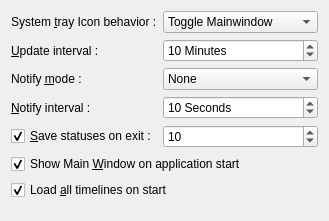
<ui version="4.0" >
 <class>prefs_base</class>
 <widget class="QWidget" name="prefs_base" >
  <property name="geometry" >
   <rect>
    <x>0</x>
    <y>0</y>
    <width>329</width>
    <height>221</height>
   </rect>
  </property>
  <layout class="QGridLayout" >
   <item row="1" column="0" >
    <widget class="QLabel" name="label" >
     <property name="text" >
      <string>&amp;Update interval :</string>
     </property>
     <property name="buddy" >
      <cstring>kcfg_updateInterval</cstring>
     </property>
    </widget>
   </item>
   <item row="1" column="1" colspan="2" >
    <widget class="KIntSpinBox" name="kcfg_updateInterval" >
     <property name="suffix" >
      <string> Minutes</string>
     </property>
     <property name="minimum" >
      <number>1</number>
     </property>
     <property name="value" >
      <number>10</number>
     </property>
    </widget>
   </item>
   <item row="2" column="0" >
    <widget class="QLabel" name="label_3" >
     <property name="text" >
      <string>Notify &amp;mode :</string>
     </property>
     <property name="buddy" >
      <cstring>kcfg_notifyType</cstring>
     </property>
    </widget>
   </item>
   <item row="2" column="1" colspan="2" >
    <widget class="QComboBox" name="kcfg_notifyType" >
     <item>
      <property name="text" >
       <string>None</string>
      </property>
     </item>
     <item>
      <property name="text" >
       <string>KNotify</string>
      </property>
     </item>
     <item>
      <property name="text" >
       <string>LibNotify</string>
      </property>
     </item>
    </widget>
   </item>
   <item row="3" column="0" >
    <widget class="QLabel" name="label_4" >
     <property name="text" >
      <string>&amp;Notify interval :</string>
     </property>
     <property name="buddy" >
      <cstring>kcfg_notifyInterval</cstring>
     </property>
    </widget>
   </item>
   <item row="3" column="1" colspan="2" >
    <widget class="KIntSpinBox" name="kcfg_notifyInterval" >
     <property name="suffix" >
      <string> Seconds</string>
     </property>
     <property name="minimum" >
      <number>2</number>
     </property>
     <property name="maximum" >
      <number>30</number>
     </property>
     <property name="value" >
      <number>10</number>
     </property>
    </widget>
   </item>
   <item row="4" column="1" colspan="2" >
    <widget class="KIntSpinBox" name="kcfg_saveStatusCount" >
     <property name="minimum" >
      <number>1</number>
     </property>
     <property name="maximum" >
      <number>20</number>
     </property>
     <property name="value" >
      <number>10</number>
     </property>
    </widget>
   </item>
   <item row="4" column="0" >
    <widget class="QCheckBox" name="kcfg_isSaveStatus" >
     <property name="text" >
      <string>&amp;Save statuses on exit :</string>
     </property>
     <property name="checked" >
      <bool>true</bool>
     </property>
    </widget>
   </item>
   <item row="6" column="0" colspan="3" >
    <widget class="QCheckBox" name="kcfg_loadTimeLineOnStart" >
     <property name="text" >
      <string>Load &amp;all timelines on start</string>
     </property>
     <property name="checked" >
      <bool>true</bool>
     </property>
    </widget>
   </item>
   <item row="5" column="0" colspan="3" >
    <widget class="QCheckBox" name="kcfg_showMainWinOnStart" >
     <property name="text" >
      <string>Show Main &amp;Window on application start</string>
     </property>
     <property name="checked" >
      <bool>true</bool>
     </property>
    </widget>
   </item>
   <item row="7" column="0" colspan="3" >
    <spacer name="verticalSpacer" >
     <property name="orientation" >
      <enum>Qt::Vertical</enum>
     </property>
     <property name="sizeHint" stdset="0" >
      <size>
       <width>20</width>
       <height>40</height>
      </size>
     </property>
    </spacer>
   </item>
   <item row="0" column="0" >
    <widget class="QLabel" name="label_2" >
     <property name="text" >
      <string>System &amp;tray Icon behavior :</string>
     </property>
     <property name="buddy" >
      <cstring>kcfg_systrayTriggerType</cstring>
     </property>
    </widget>
   </item>
   <item row="0" column="1" colspan="2" >
    <widget class="QComboBox" name="kcfg_systrayTriggerType" >
     <property name="toolTip" >
      <string>Set behavior of system tray icon clicking option</string>
     </property>
     <item>
      <property name="text" >
       <string>Toggle Mainwindow</string>
      </property>
     </item>
     <item>
      <property name="text" >
       <string>Quick Twitting</string>
      </property>
     </item>
     <item>
      <property name="text" >
       <string>Update timelines</string>
      </property>
     </item>
    </widget>
   </item>
  </layout>
 </widget>
 <layoutdefault spacing="6" margin="11" />
 <pixmapfunction>qPixmapFromMimeSource</pixmapfunction>
 <customwidgets>
  <customwidget>
   <class>KIntSpinBox</class>
   <extends>QSpinBox</extends>
   <header>knuminput.h</header>
  </customwidget>
 </customwidgets>
 <tabstops>
  <tabstop>kcfg_systrayTriggerType</tabstop>
  <tabstop>kcfg_updateInterval</tabstop>
  <tabstop>kcfg_notifyType</tabstop>
  <tabstop>kcfg_notifyInterval</tabstop>
  <tabstop>kcfg_isSaveStatus</tabstop>
  <tabstop>kcfg_saveStatusCount</tabstop>
  <tabstop>kcfg_showMainWinOnStart</tabstop>
  <tabstop>kcfg_loadTimeLineOnStart</tabstop>
 </tabstops>
 <includes>
  <include location="local" >kcolorbutton.h</include>
 </includes>
 <resources/>
 <connections>
  <connection>
   <sender>kcfg_isSaveStatus</sender>
   <signal>toggled(bool)</signal>
   <receiver>kcfg_saveStatusCount</receiver>
   <slot>setEnabled(bool)</slot>
   <hints>
    <hint type="sourcelabel" >
     <x>129</x>
     <y>105</y>
    </hint>
    <hint type="destinationlabel" >
     <x>203</x>
     <y>105</y>
    </hint>
   </hints>
  </connection>
 </connections>
</ui>
